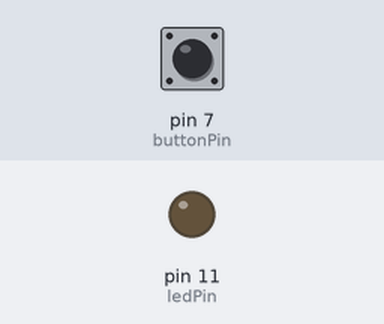
A sketch run on a simulated Arduino Uno, built with avr-gcc and run on an emulated ATmega328P. Shown: output pins drawn as LEDs (lit = HIGH). The test bench sets the inputs (shaded band); at power-on: pin 7 (buttonPin) LOW.

Above: at 1.2 s.
1.3 s: pin 7 (buttonPin) pulled HIGH for 0.15 s
At 2.2 s:
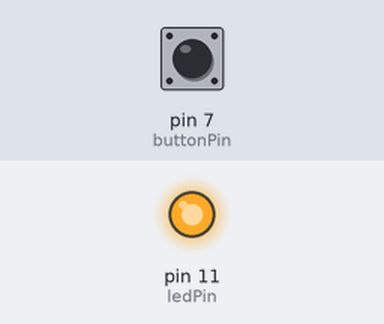
2.9 s: pin 7 (buttonPin) pulled HIGH for 1 s
At 3.4 s:
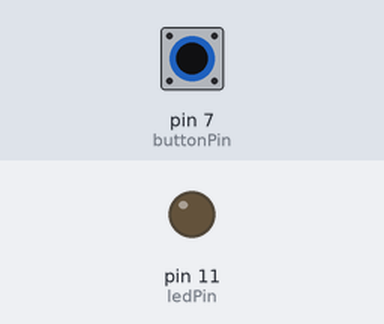
5.4 s: pin 7 (buttonPin) pulled HIGH for 3.2 s
At 6.5 s:
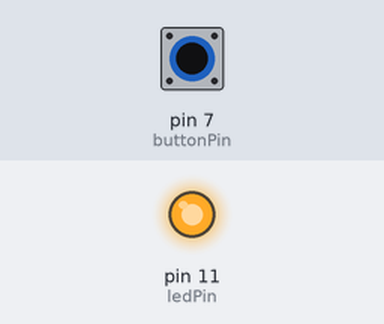
Timing chart, 0 to 8.4 s (numbered marks = the images above; inputs shaded):
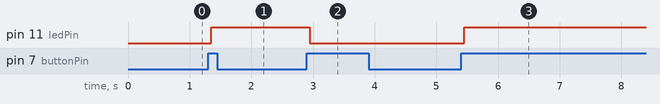

Measured:
- after the input at 1.3 s, pin 11 (ledPin): LOW → HIGH after 0.05 s
- after the input at 2.9 s, pin 11 (ledPin): HIGH → LOW after 0.05 s
- after the input at 5.4 s, pin 11 (ledPin): LOW → HIGH after 0.05 s

The sketch:

Project_10_Small_Desk_Lamp.ino
```cpp
//**********************************************************************************
int buttonPin = 7;             //Connect button to digital pin 7
int ledPin = 11;               //Connect LED to digital pin 11
int ledState = LOW;            // ledState records the state of LED
int buttonState;               // buttonState records the state of button
int lastButtonState = LOW;     // lastbuttonState records the last state of button
long lastDebounceTime = 0;
long debounceDelay = 50;       //Remove jitter time

void setup() {
  pinMode(buttonPin, INPUT);
  pinMode(ledPin, OUTPUT);
  digitalWrite(ledPin, ledState);
}

void loop() {
  int reading = digitalRead(buttonPin);  //reading records the data of buttonPin

  // Record the present time as soon as a change in data is detected.
  if (reading != lastButtonState) {
      lastDebounceTime= millis();
  }

 // Wait for 50ms, check again whether the button state is the same as that of the current button. If it is not, change the button state. Yet if the button is at high(being pressed), change the led state.
  if ((millis() - lastDebounceTime) >debounceDelay) {
    if (reading != buttonState) {
      buttonState = reading;
      if (buttonState == HIGH) {
          ledState= !ledState;
      }
    }
  }

  digitalWrite(ledPin, ledState);

  // Change the last state value of button
  lastButtonState = reading;
}
//**********************************************************************************
```
